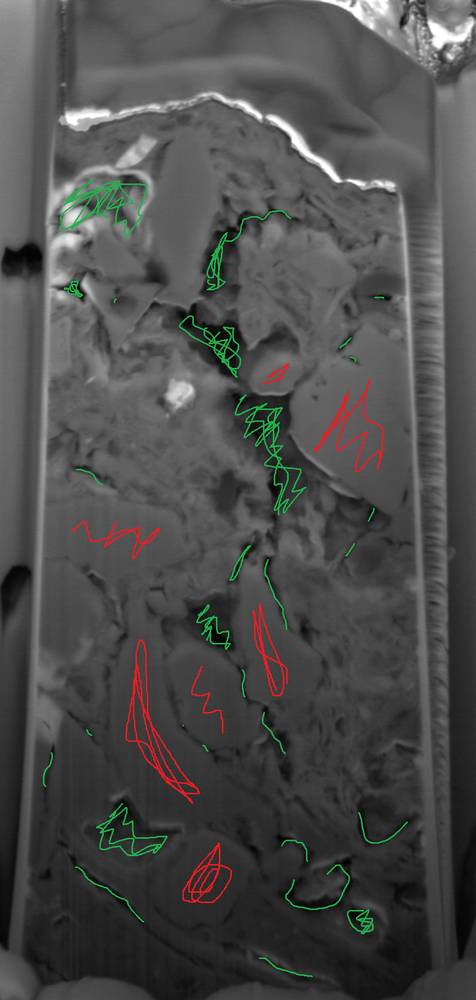
#> input picture 46_scribbles.png, 476 x 1000 px, shrunk from 963 x 2022 before the run
$ python correlations.py --mask-dir .. --output-prefix out.png
#> lines starting #> are read from the running program, lines starting #| are printed output that depends on the picture; after the words box and inside, x2 and y2 are one past the last pixel; in counts of white or black regions, pixels touching at a corner belong together
from __future__ import annotations

import argparse
import csv
import json
import re
import subprocess
import tempfile
from pathlib import Path

import numpy as np
from PIL import Image

IMAGE_EXTENSIONS = {".png", ".jpg", ".jpeg", ".tif", ".tiff", ".bmp", ".gif"}
AXES_2D = {"y": 0, "x": 1}
AXES_3D = {"z": 0, "y": 1, "x": 2}
JULIA_DIR = Path(__file__).with_name("julia")
JULIA_SCRIPT_2D = JULIA_DIR / "surface_correlations_2d.jl"
JULIA_SCRIPT_3D = JULIA_DIR / "surface_correlations.jl"


def natural_key(path: Path) -> list[int | str]:
    return [
        int(part) if part.isdigit() else part
        for part in re.split(r"(\d+)", path.stem.lower())
    ]


def collect_mask_paths(mask_dir: Path, suffix: str | None) -> list[Path]:
    paths = [
        path
        for path in mask_dir.iterdir()
        if path.is_file() and path.suffix.lower() in IMAGE_EXTENSIONS
    ]
    if suffix:
        paths = [path for path in paths if path.stem.endswith(suffix)]
    paths.sort(key=natural_key)
    if not paths:
        suffix_text = f" with suffix {suffix!r}" if suffix else ""
        raise FileNotFoundError(f"No mask files{suffix_text} found in {mask_dir}.")
    return paths


def load_stack(
    mask_dir: Path, pore_value: str, suffix: str | None
) -> tuple[list[str], np.ndarray]:
#> called with pore_value = 'nonzero'
    paths = collect_mask_paths(mask_dir, suffix=suffix)
    stems = []
    masks = []
    for path in paths:
        stem = path.stem
        if suffix and stem.endswith(suffix):
            stem = stem[: -len(suffix)]
        array = np.asarray(Image.open(path).convert("L"))
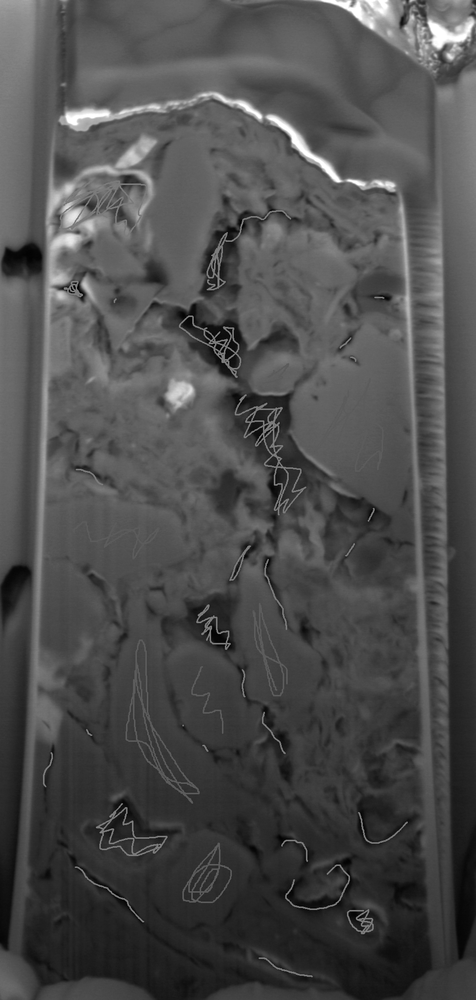
#> array: shape (1000, 476); min 0, max 255, mean 76.6
        if pore_value == "zero":
            mask = array == 0
        elif pore_value == "nonzero":
            mask = array > 0
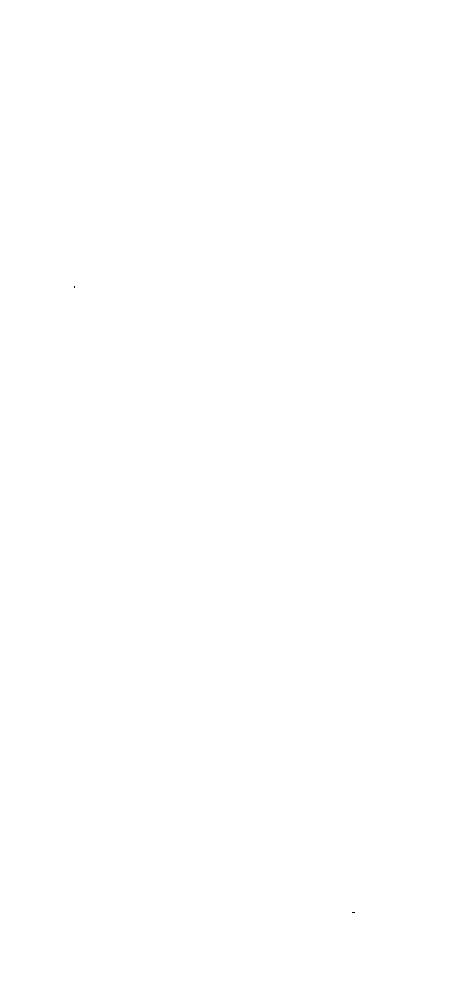
#> mask: shape (1000, 476) bool; 100% white; black in thin lines or dots, all inside (x1, y1, x2, y2) = (74, 286, 355, 913)
        else:
            raise ValueError("pore_value must be 'zero' or 'nonzero'.")
        stems.append(stem)
        masks.append(mask)
#> pass 2 of the loop in load_stack, `for path in paths:`:
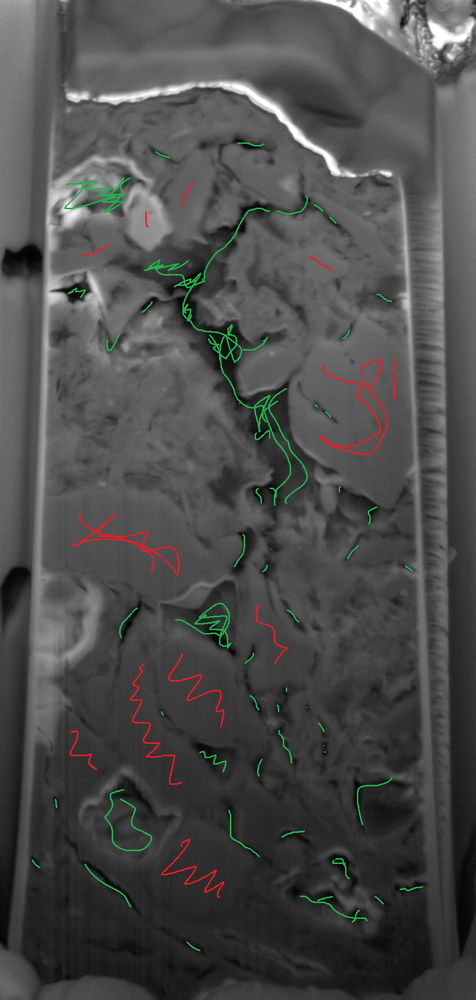
#> input picture 60_scribbles.png, 476 x 1000 px, shrunk from 963 x 2022 before the run
#> in load_stack, `array = np.asarray(Image.open(path).convert("L"))`:
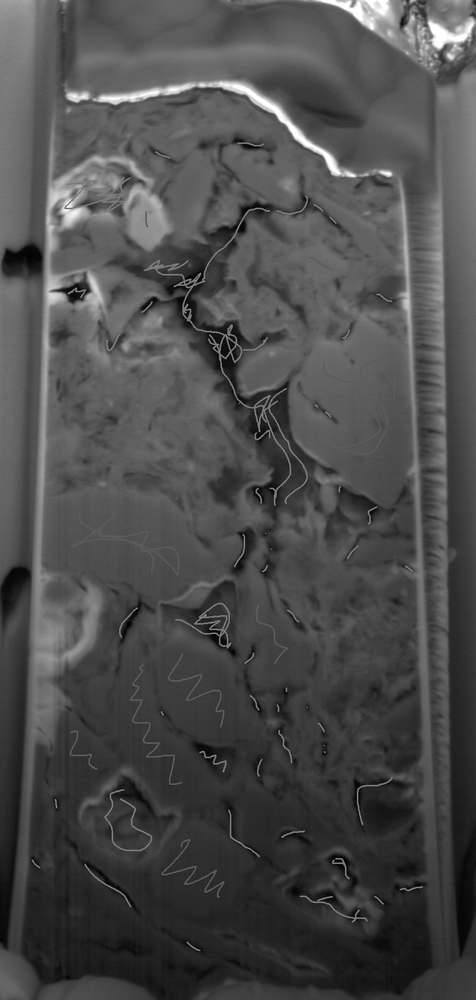
#> array: shape (1000, 476); min 0, max 255, mean 76
#> in load_stack, `mask = array > 0`:
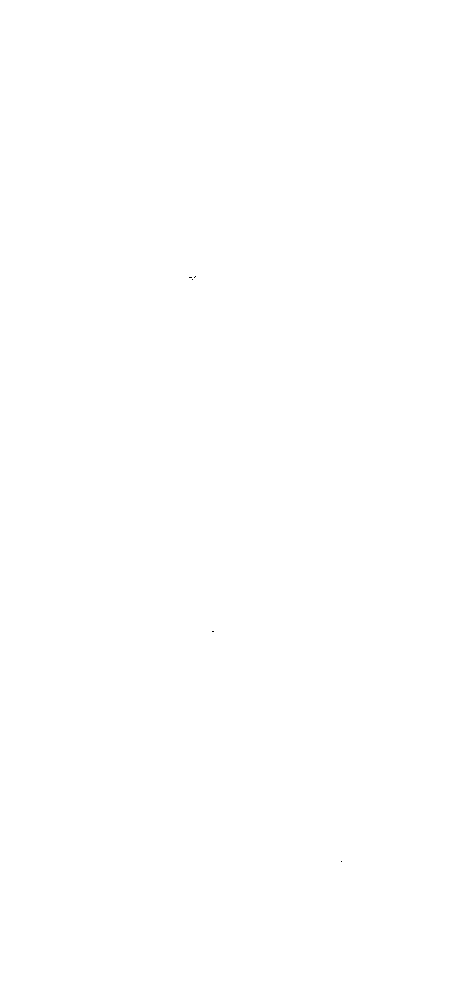
#> mask: shape (1000, 476) bool; 100% white; black in thin lines or dots, all inside (x1, y1, x2, y2) = (189, 276, 342, 862)
    shape = masks[0].shape
#> shape = (1000, 476)
    if any(mask.shape != shape for mask in masks):
        raise ValueError("All masks in one stack must have the same image shape.")
    return stems, np.stack(masks, axis=0)


def _run_julia(
    pore: np.ndarray,
    max_distance: int,
    step: int,
    axes: list[str],
    boundary: str,
    filter_width: int,
    julia_executable: str,
) -> list[dict[str, float | str]]:
    # CorrelationFunctions.jl assumes that void is zero. The bridge passes
    # pore=False/solid=True as UInt8 0/1 and evaluates the solid phase (1).
    solid = np.logical_not(pore).astype(np.uint8)
    with tempfile.TemporaryDirectory(prefix="fibnet-correlations-") as temp_dir:
        temp_path = Path(temp_dir)
        input_path = temp_path / "stack.raw"
        output_path = temp_path / "correlations.tsv"
        input_path.write_bytes(solid.tobytes(order="F"))
        julia_script = JULIA_SCRIPT_2D if pore.ndim == 2 else JULIA_SCRIPT_3D
        command = [
            julia_executable,
            "--startup-file=no",
            f"--project={JULIA_DIR}",
            str(julia_script),
            str(input_path),
            *(str(size) for size in pore.shape),
            str(max_distance),
            str(step),
            ",".join(axes),
            boundary,
            str(filter_width),
            str(output_path),
        ]
        try:
            subprocess.run(command, check=True, capture_output=True, text=True)
        except OSError as error:
            raise RuntimeError(
                f"Could not start Julia executable {julia_executable!r}. Install Julia "
                "1.10 or newer and instantiate fibnet/julia/Project.toml."
            ) from error
        except subprocess.CalledProcessError as error:
            details = error.stderr.strip() or error.stdout.strip() or str(error)
            raise RuntimeError(
                "CorrelationFunctions.jl failed. Run `julia --project=fibnet/julia "
                "-e 'using Pkg; Pkg.instantiate()'` once before computing "
                f"correlations. Julia reported:\n{details}"
            ) from error

        with output_path.open(encoding="utf-8", newline="") as handle:
            reader = csv.DictReader(handle, delimiter="\t")
            return [
                {
                    "axis": row["axis"],
                    "distance": float(row["distance"]),
                    "sample_count": float(row["sample_count"]),
                    "fss": float(row["fss"]),
                    "fsv": float(row["fsv"]),
                }
                for row in reader
            ]


def directional_correlations(
    pore: np.ndarray,
    max_distance: int,
    step: int,
    axes: list[str],
    *,
    boundary: str = "nonperiodic",
    filter_width: int = 7,
    julia_executable: str = "julia",
) -> list[dict[str, float | str]]:
    pore = np.asarray(pore, dtype=bool)
    if pore.ndim not in {2, 3}:
        raise ValueError("pore must be a two- or three-dimensional array.")
    if max_distance < 0:
        raise ValueError("max_distance must be non-negative.")
    if step <= 0:
        raise ValueError("step must be positive.")
    valid_axes = AXES_2D if pore.ndim == 2 else AXES_3D
    if not axes or any(axis not in valid_axes for axis in axes):
        choices = ", ".join(valid_axes)
        raise ValueError(f"axes must contain one or more of: {choices}.")
    if len(set(axes)) != len(axes):
        raise ValueError("axes must not contain duplicates.")
    if boundary not in {"nonperiodic", "periodic"}:
        raise ValueError("boundary must be 'nonperiodic' or 'periodic'.")
    if filter_width not in {5, 7}:
        raise ValueError("filter_width must be 5 or 7.")
    return _run_julia(
        pore,
        max_distance,
        step,
        axes,
        boundary,
        filter_width,
        julia_executable,
    )


# [142 lines left out: functions correlation_curves_2d, normalized_rmse, _compare_correlation_curves, evaluate_correlation_pair_2d, radial_average, write_csv, not called in this run]


def parse_args() -> argparse.Namespace:
    parser = argparse.ArgumentParser(
        description="Compute native 2D or 3D Fss/Fsv with CorrelationFunctions.jl."
    )
    parser.add_argument("--mask-dir", type=Path, required=True)
    parser.add_argument("--pore-value", choices=("zero", "nonzero"), default="nonzero")
    parser.add_argument("--suffix", type=str, default=None)
    parser.add_argument("--manual-dir", type=Path)
    parser.add_argument(
        "--manual-pore-value", choices=("zero", "nonzero"), default="zero"
    )
    parser.add_argument("--manual-suffix", type=str, default=None)
    parser.add_argument("--pixel-size", type=float, default=1.0)
    parser.add_argument("--output-prefix", type=Path, required=True)
    parser.add_argument("--mode", choices=("slices2d", "volume3d"), default="slices2d")
    parser.add_argument("--max-distance", type=int, default=64)
    parser.add_argument("--step", type=int, default=2)
    parser.add_argument("--axes", nargs="+", choices=("z", "y", "x"), default=None)
    parser.add_argument(
        "--boundary",
        choices=("nonperiodic", "periodic"),
        default="nonperiodic",
    )
    parser.add_argument("--filter-width", type=int, choices=(5, 7), default=7)
    parser.add_argument(
        "--julia", default="julia", help="Path to the Julia executable."
    )
    return parser.parse_args()


def main() -> None:
    args = parse_args()
    stems, pore = load_stack(
        args.mask_dir, pore_value=args.pore_value, suffix=args.suffix
    )
#> stems = ['46_scribbles', '60_scribbles']
    axes = args.axes or (["y", "x"] if args.mode == "slices2d" else ["z", "y", "x"])
    per_slice = []
    all_directional = []
    all_radial = []
    metrics_rows = []
    curve_rows = []
    predicted_curves: dict[str, tuple[np.ndarray, np.ndarray, np.ndarray]] = {}
    if args.mode == "slices2d":
        for stem, mask in zip(stems, pore, strict=True):
            rows = directional_correlations(
                mask,
                max_distance=args.max_distance,
                step=args.step,
                axes=axes,
                boundary=args.boundary,
                filter_width=args.filter_width,
                julia_executable=args.julia,
            )
            radial = radial_average(rows)
            all_directional.extend({"slice": stem, **row} for row in rows)
            all_radial.extend({"slice": stem, **row} for row in radial)
            per_slice.append({"slice": stem, "radial_average": radial})
            predicted_curves[stem] = (
                np.asarray([row["distance"] for row in radial], dtype=np.int32),
                np.asarray([row["fss"] for row in radial], dtype=np.float64),
                np.asarray([row["fsv"] for row in radial], dtype=np.float64),
            )
#> this loop made 1 pass
#> (stem, valid_axes in directional_correlations) on pass 1: ('46_scribbles', {'y': 0, 'x': 1})
#> after the loop, all_directional = []; all_radial = []; per_slice = []; predicted_curves = 0 items

        if args.manual_dir is not None:
            if (
                axes != ["y", "x"]
                or args.boundary != "nonperiodic"
                or args.filter_width != 7
            ):
                raise ValueError(
                    "Paired manuscript evaluation requires axes y x, nonperiodic "
                    "boundaries, and ConvKernel(7)."
                )
            manual_stems, manual = load_stack(
                args.manual_dir,
                pore_value=args.manual_pore_value,
                suffix=args.manual_suffix,
            )
            if manual_stems != stems:
                raise ValueError("Manual and predicted mask stems do not match.")
            for stem, manual_mask in zip(stems, manual, strict=True):
                manual_lags, manual_fss, manual_fsv = correlation_curves_2d(
                    manual_mask,
                    max_distance=args.max_distance,
                    step=args.step,
                    julia_executable=args.julia,
                )
                predicted_lags, predicted_fss, predicted_fsv = predicted_curves[stem]
                if not np.array_equal(manual_lags, predicted_lags):
                    raise ValueError("Manual and predicted Julia lag grids differ.")
                metrics, curves = _compare_correlation_curves(
                    manual_lags,
                    manual_fss,
                    manual_fsv,
                    predicted_fss,
                    predicted_fsv,
                    args.pixel_size,
                )
                metrics_rows.append({"slice": stem, **metrics})
                curve_rows.extend({"slice": stem, **row} for row in curves)
        rows = all_directional
        radial = all_radial
    else:
        if args.manual_dir is not None:
            raise ValueError("--manual-dir is supported only with --mode slices2d.")
        rows = directional_correlations(
            pore,
            max_distance=args.max_distance,
            step=args.step,
            axes=axes,
            boundary=args.boundary,
            filter_width=args.filter_width,
            julia_executable=args.julia,
        )
        radial = radial_average(rows)
    payload = {
        "mask_dir": str(args.mask_dir),
        "num_slices": len(stems),
        "shape": list(pore.shape),
        "pore_fraction": float(pore.mean()),
        "max_distance": args.max_distance,
        "step": args.step,
        "mode": args.mode,
        "axes": axes,
        "directional": rows,
        "radial_average": radial,
        "per_slice": per_slice,
        "per_slice_metrics": metrics_rows,
        "metric_means": {
            key: float(np.mean([float(row[key]) for row in metrics_rows]))
            for key in ("fss_rmse", "fss_nrmse", "fsv_rmse", "fsv_nrmse", "e_cf")
        }
        if metrics_rows
        else {},
        "comparison_curves": curve_rows,
        "method": {
            "package": "CorrelationFunctions.jl",
            "functions": {"fss": "Directional.surf2", "fsv": "Directional.surfvoid"},
            "version": "0.14.0",
            "surface_filter": f"ConvKernel({args.filter_width}); convolution-based interfacial field",
            "boundary": args.boundary,
            "phase_encoding": "pore/void=0, solid=1; solid/void interface",
        },
    }
    json_path = args.output_prefix.with_suffix(".json")
    directional_csv_path = args.output_prefix.with_name(
        f"{args.output_prefix.name}_directional.csv"
    )
    radial_csv_path = args.output_prefix.with_name(
        f"{args.output_prefix.name}_radial.csv"
    )
    json_path.parent.mkdir(parents=True, exist_ok=True)
    json_path.write_text(json.dumps(payload, indent=2), encoding="utf-8")
    write_csv(directional_csv_path, rows)
    write_csv(radial_csv_path, radial)
    print(f"shape={tuple(pore.shape)} pore_fraction={pore.mean():.4f}")
    if radial:
        print(f"r0 fss={radial[0]['fss']:.6f} fsv={radial[0]['fsv']:.6f}")
    if metrics_rows:
        metrics_csv_path = args.output_prefix.with_name(
            f"{args.output_prefix.name}_metrics.csv"
        )
        curves_csv_path = args.output_prefix.with_name(
            f"{args.output_prefix.name}_curves.csv"
        )
        write_csv(metrics_csv_path, metrics_rows)
        write_csv(curves_csv_path, curve_rows)
        print(f"Saved metrics CSV to {metrics_csv_path}")
        print(f"Saved curves CSV to {curves_csv_path}")
    print(f"Saved JSON to {json_path}")
    print(f"Saved directional CSV to {directional_csv_path}")
    print(f"Saved radial CSV to {radial_csv_path}")


if __name__ == "__main__":
#> (the run stopped early here; a loop or call above may not have finished)
